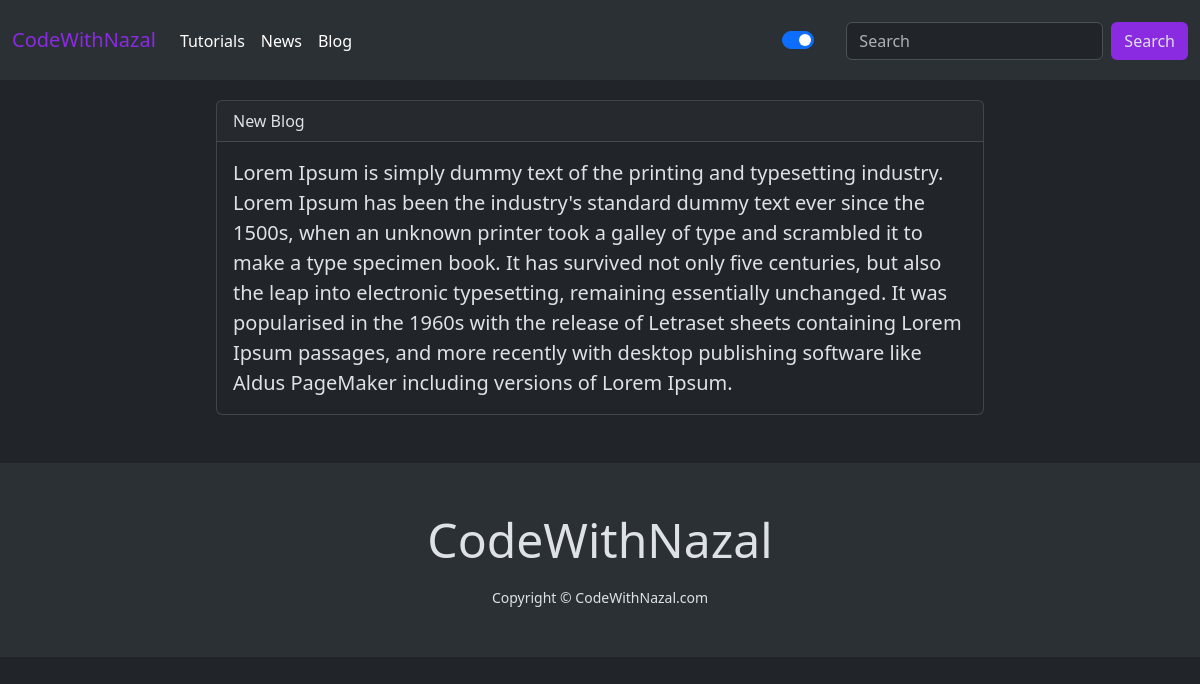
The app's page /blogs/ with its own data.
### Tuturials/models.py (models this page shows, shortened)
class Blog(models.Model):
    title = models.CharField(max_length=100)
    description = models.TextField(null=True, blank=True)
    created_at = models.DateTimeField(auto_now_add=True)

### Tuturials/views.py (the view)
# urls.py: path('blogs/', views.blogs, name='blogs'),
def blogs(request):
    blogs = Blog.objects.all()
    return render(request, "blogs.html", {'blogs':blogs})

### Tuturials/templates/blogs.html (shortened to what this page needs)
{% extends 'base.html' %}
{% block content %}
<div class="d-flex flex-wrap" id="main">
    {% for blog in blogs %}
    <a class="card" id="blog-card" href="{% url 'blog' blog.title %}">
        <div class="card-header">{{blog.title}}</div>
        <div class="card-body">
          <blockquote class="blockquote mb-0">
            <p>{{blog.description}}</p>
          </blockquote>
        </div>
      </a>
    {% endfor %}
</div>
{% endblock %}

### Tuturials/templates/blogs.html (style rules this page uses)
#main { width: 80%; margin: 0 auto; }
#blog-card { margin: 0 auto; width: 80%; margin-top: 20px; }
a { text-decoration: none; }

### records on screen
Blog: title "New Blog", description "Lorem Ipsum is simply dummy text of the printing and typesetting industry. Lorem Ipsum has been the industry's standard dummy text ever since the 1500s, when an unknown printer took a galley of type and scrambled it to make a type specimen book. It has survived not only five centuries, but also the leap into electronic typesetting, remaining essentially unchanged. It was popularised in the 1960s with the release of Letraset sheets containing Lorem Ipsum passages, and more recently with desktop publishing software like Aldus PageMaker including versions of Lorem Ipsum."
